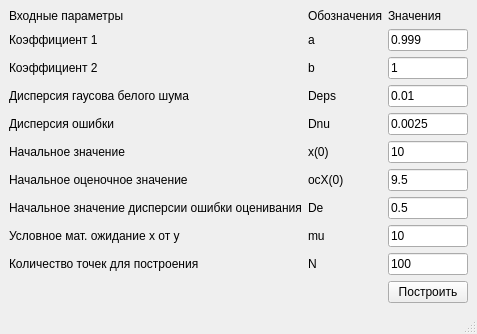
<?xml version="1.0" encoding="UTF-8"?>
<ui version="4.0">
 <class>MainWindow</class>
 <widget class="QMainWindow" name="MainWindow">
  <property name="geometry">
   <rect>
    <x>0</x>
    <y>0</y>
    <width>442</width>
    <height>334</height>
   </rect>
  </property>
  <property name="windowTitle">
   <string>MainWindow</string>
  </property>
  <widget class="QWidget" name="centralwidget">
   <layout class="QGridLayout" name="gridLayout">
    <item row="7" column="1">
     <widget class="QLabel" name="label_12">
      <property name="text">
       <string>De</string>
      </property>
     </widget>
    </item>
    <item row="9" column="1">
     <widget class="QLabel" name="label_20">
      <property name="text">
       <string>N</string>
      </property>
     </widget>
    </item>
    <item row="0" column="2">
     <widget class="QLabel" name="label_21">
      <property name="text">
       <string>Значения</string>
      </property>
     </widget>
    </item>
    <item row="9" column="2">
     <widget class="QLineEdit" name="lineEdit_N">
      <property name="text">
       <string>100</string>
      </property>
     </widget>
    </item>
    <item row="0" column="1">
     <widget class="QLabel" name="label_13">
      <property name="text">
       <string>Обозначения</string>
      </property>
     </widget>
    </item>
    <item row="5" column="0">
     <widget class="QLabel" name="label_5">
      <property name="text">
       <string>Начальное значение</string>
      </property>
     </widget>
    </item>
    <item row="10" column="2">
     <widget class="QPushButton" name="pushButton">
      <property name="text">
       <string>Построить</string>
      </property>
     </widget>
    </item>
    <item row="1" column="0">
     <widget class="QLabel" name="label">
      <property name="text">
       <string>Коэффициент 1</string>
      </property>
     </widget>
    </item>
    <item row="3" column="1">
     <widget class="QLabel" name="label_14">
      <property name="text">
       <string>Deps</string>
      </property>
     </widget>
    </item>
    <item row="2" column="2">
     <widget class="QLineEdit" name="lineEdit_B">
      <property name="text">
       <string>1</string>
      </property>
     </widget>
    </item>
    <item row="1" column="1">
     <widget class="QLabel" name="label_11">
      <property name="text">
       <string>a</string>
      </property>
     </widget>
    </item>
    <item row="6" column="1">
     <widget class="QLabel" name="label_17">
      <property name="text">
       <string>ocX(0)</string>
      </property>
     </widget>
    </item>
    <item row="7" column="0">
     <widget class="QLabel" name="label_7">
      <property name="text">
       <string>Начальное значение дисперсии ошибки оценивания</string>
      </property>
     </widget>
    </item>
    <item row="8" column="0">
     <widget class="QLabel" name="label_8">
      <property name="text">
       <string>Условное мат. ожидание x от y</string>
      </property>
     </widget>
    </item>
    <item row="7" column="2">
     <widget class="QLineEdit" name="lineEdit_D0">
      <property name="text">
       <string>0.5</string>
      </property>
     </widget>
    </item>
    <item row="3" column="2">
     <widget class="QLineEdit" name="lineEdit_Deps">
      <property name="text">
       <string>0.01</string>
      </property>
     </widget>
    </item>
    <item row="4" column="0">
     <widget class="QLabel" name="label_4">
      <property name="text">
       <string>Дисперсия ошибки</string>
      </property>
     </widget>
    </item>
    <item row="2" column="0">
     <widget class="QLabel" name="label_2">
      <property name="text">
       <string>Коэффициент 2</string>
      </property>
     </widget>
    </item>
    <item row="1" column="2">
     <widget class="QLineEdit" name="lineEdit_A">
      <property name="text">
       <string>0.999</string>
      </property>
     </widget>
    </item>
    <item row="4" column="2">
     <widget class="QLineEdit" name="lineEdit_Dnu">
      <property name="text">
       <string>0.0025</string>
      </property>
     </widget>
    </item>
    <item row="4" column="1">
     <widget class="QLabel" name="label_16">
      <property name="text">
       <string>Dnu</string>
      </property>
     </widget>
    </item>
    <item row="6" column="2">
     <widget class="QLineEdit" name="lineEdit_ocX0">
      <property name="text">
       <string>9.5</string>
      </property>
     </widget>
    </item>
    <item row="8" column="1">
     <widget class="QLabel" name="label_10">
      <property name="text">
       <string>mu</string>
      </property>
     </widget>
    </item>
    <item row="5" column="2">
     <widget class="QLineEdit" name="lineEdit_X0">
      <property name="text">
       <string>10</string>
      </property>
     </widget>
    </item>
    <item row="9" column="0">
     <widget class="QLabel" name="label_9">
      <property name="text">
       <string>Количество точек для построения</string>
      </property>
     </widget>
    </item>
    <item row="0" column="0">
     <widget class="QLabel" name="label_19">
      <property name="text">
       <string>Входные параметры</string>
      </property>
     </widget>
    </item>
    <item row="3" column="0">
     <widget class="QLabel" name="label_3">
      <property name="text">
       <string>Дисперсия гаусова белого шума</string>
      </property>
     </widget>
    </item>
    <item row="8" column="2">
     <widget class="QLineEdit" name="lineEdit_mu">
      <property name="text">
       <string>10</string>
      </property>
     </widget>
    </item>
    <item row="5" column="1">
     <widget class="QLabel" name="label_15">
      <property name="text">
       <string>x(0)</string>
      </property>
     </widget>
    </item>
    <item row="2" column="1">
     <widget class="QLabel" name="label_18">
      <property name="text">
       <string>b</string>
      </property>
     </widget>
    </item>
    <item row="6" column="0">
     <widget class="QLabel" name="label_6">
      <property name="text">
       <string>Начальное оценочное значение</string>
      </property>
     </widget>
    </item>
   </layout>
  </widget>
  <widget class="QMenuBar" name="menubar">
   <property name="geometry">
    <rect>
     <x>0</x>
     <y>0</y>
     <width>442</width>
     <height>21</height>
    </rect>
   </property>
  </widget>
  <widget class="QStatusBar" name="statusbar"/>
 </widget>
 <resources/>
 <connections/>
</ui>
